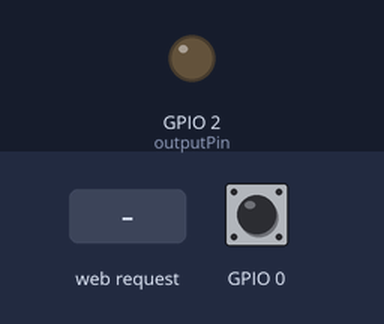
This sketch was run on a simulated ESP8266 (NodeMCU). Parts: output pins drawn as LEDs (lit = HIGH). Inputs (shaded band) come from the test bench; at power-on: GPIO 0 HIGH. WiFi joins after 1.5 s; servers stay silent unless stated; what the sketch prints to the serial monitor is not drawn.

Above: at 6.7 s.
6.8 s: HTTP request GET /toggle received
At 7.7 s:
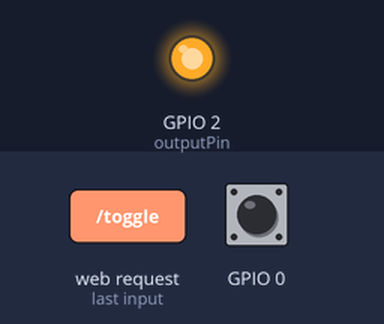
Timing chart, 0 to 9.8 s (numbered marks = the images above; inputs shaded):
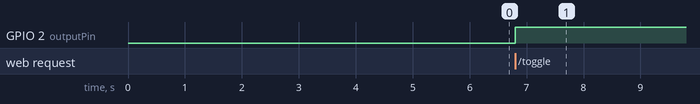

The sketch:

espSwitch.ino
```cpp
/*************
  ESP8266
  WIFI SWITCH
*************/

#include <ESP8266WiFi.h>
#include <ESP8266WebServer.h>
#include <WiFiManager.h>

const int outputPin = 2;

ESP8266WebServer server(80);

void(* resetFunc) (void) = 0;

void setup() {
  Serial.begin(115200);
  Serial.println(" \n ");
  Serial.println("Waiting for reset wifi!");
  Serial.print(".");
  delay(1000);
  Serial.print(".");
  delay(1000);
  Serial.print(".");
  delay(1000);
  Serial.println(".");
  delay(1000);

  pinMode(outputPin, OUTPUT);
  digitalWrite(outputPin, LOW);
  Serial.println("Set output to LOW");

  WiFiManager wifiManager;

  if(digitalRead(0) == LOW) {
    wifiManager.resetSettings();
    Serial.println("Reset saved settings!");
    }

  wifiManager.autoConnect("espSwitch");

  server.on("/", index_page);
  server.on("/toggle", toggle);
  server.on("/reboot", reboot);
  server.begin();
}

void loop() {
  server.handleClient();
}

void toggle() {
  digitalWrite(outputPin, !digitalRead(outputPin));
  Serial.print("Set output to: ");
  Serial.println(digitalRead(outputPin));
  server.sendHeader("Location","/");
  server.send(303);
}

void reboot() {
  server.sendHeader("Location","/");
  server.send(303);
  Serial.println("Reboot...");
  resetFunc();
}

void index_page() {
  String page;
  page += ("<!DOCTYPE html><head><title>espSwitch</title><meta charset='UTF-8'><meta name='viewport' content='width = device-width, initial-scale = 1.0, maximum-scale = 1.0'><style>body{ background-color:#F7F9FD; } .container{ width:20rem; margin-left:auto; margin-right:auto; } .center{ text-align:center; } .m_left{ margin-left:1rem; } .m_bottom{ margin-bottom:3rem; } .link{ display:block; width:100%; padding:1rem 0rem; border-radius:0.5rem; background-color:#DA5868; font-family:'Montserrat',sans-serif; font-size:11pt; letter-spacing:0.05rem; text-align:center; font-weight:bold; text-decoration:none; outline:none; color:white; } .link:hover{ background-color:#CD3341; } </style></head><body><div class='container'><div class='header'><h1 class='center'><font color='#DA5868'>Hello!</font></h1><h3 class='center'>espSwitch</h3>");
  if(digitalRead(outputPin) == HIGH) {
    page += ("<h1 class='center'>= ON =</h1>");
  }
  else {
    page += ("<h1 class='center'>= OFF =</h1>");
  }
  page += ("</div><div class='menu'><br><a class='link' href='toggle'>Toggle</a><br><a class='link' href='/'>Refresh</a><br><a class='link' href='reboot'>Reboot module</a><br><br><p><font color='#6D6D6D'>Натисніть <font color='#DA5868'>Refresh</font>, щоб оновити інформацію на сторінці.</font></p><p><font color='#6D6D6D'>Натисніть <font color='#DA5868'>Reboot</font>, щоб перезавантажити модуль.</font></p></div></div></body></html>");
  server.send(200, "text/html", page);
}
```

Measured:
- after the input at 6.8 s, GPIO 2 (outputPin): LOW → HIGH at once
